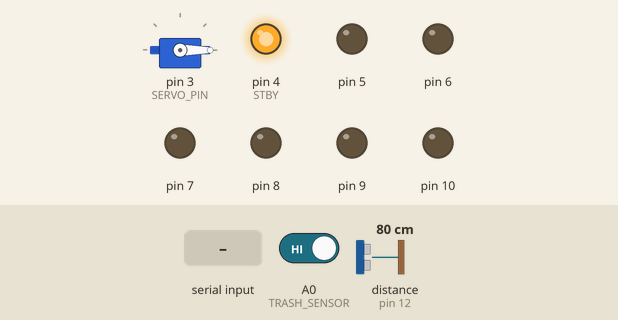
A sketch run on a simulated Arduino Uno, built with avr-gcc and run on an emulated ATmega328P. Parts: servo, output pins drawn as LEDs (lit = HIGH). Wiring (inferred from the names in the program): ultrasonic range finder: trigger pin 11; echo pin 12. Inputs (shaded band) come from the test bench; at power-on: A0 (TRASH_SENSOR) HIGH, distance to the obstacle (sensor on pin 12) 80 cm. The echo pulse lasts 58.3 µs per cm; pins used as bus, display or sensor lines are not drawn; what the sketch prints to the serial monitor is not drawn.

Above: at 1.2 s.
1.3 s: "T90\n" received over Serial
At 2.8 s:
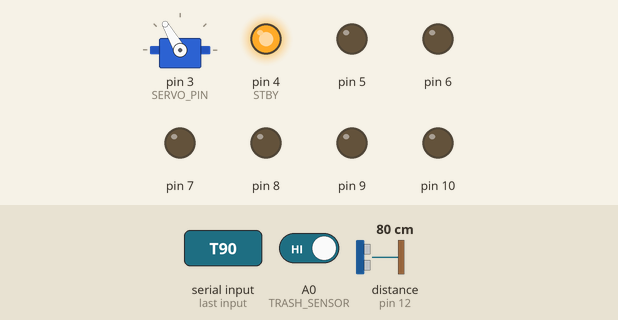
4.3 s: "T 45\n" received over Serial
At 4.77 s:
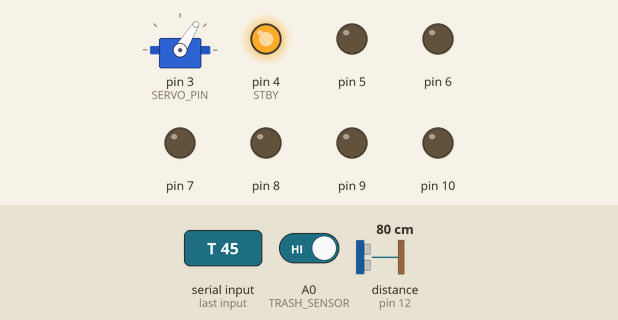
7.3 s: "T\n" received over Serial
At 8.07 s:
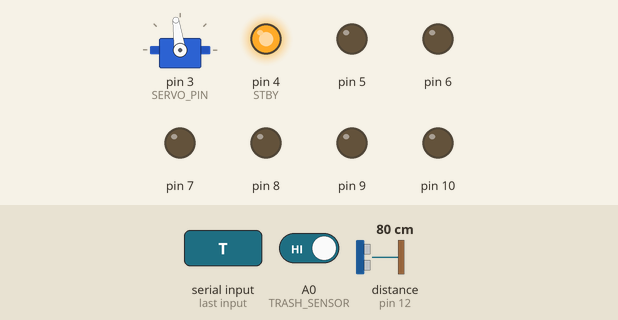
Timing chart, 0 to 11.4 s (numbered marks = the images above; inputs shaded):
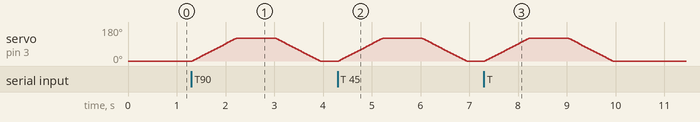

The sketch:

trashbot.ino
```cpp
// TrashBot Arduino firmware: TB6612 motors, HC-SR04 ultrasonic, dump servo,
// and a sensor that detects trash in the compartment.
//
// Serial protocol (115200 baud, newline-terminated), see robot.py:
//   Pi -> Arduino:  "M <left> <right>"  (-255..255)   "S" stop   "T" throw
//   Arduino -> Pi:  "D <cm> L <0|1>"  every 50 ms
//
// Safety: motors stop if no command arrives for 500 ms (e.g. the Pi crashes).

#include <Servo.h>

// ---- TB6612 (motor A = left, motor B = right) ----
const int PWMA = 5, AIN1 = 7, AIN2 = 8;
const int PWMB = 6, BIN1 = 9, BIN2 = 10;  // 9/10 used as digital only (Servo lib takes their PWM)
const int STBY = 4;

// ---- sensors / actuators ----
const int TRIG = 11, ECHO = 12;
const int SERVO_PIN = 3;
const int TRASH_SENSOR = A0;       // IR obstacle sensor aimed into the compartment
const bool TRASH_ACTIVE_LOW = true; // most IR modules pull LOW when they see something

const int SERVO_REST = 0, SERVO_DUMP = 120;
const unsigned long WATCHDOG_MS = 500, REPORT_MS = 50;

// Flip these if a wheel spins the wrong way.
const bool INVERT_LEFT = false, INVERT_RIGHT = false;

Servo dumpServo;
unsigned long lastCommand = 0, lastReport = 0;
String line;

void setMotor(int pwmPin, int in1, int in2, int speed, bool invert) {
  if (invert) speed = -speed;
  speed = constrain(speed, -255, 255);
  digitalWrite(in1, speed > 0);
  digitalWrite(in2, speed < 0);
  analogWrite(pwmPin, abs(speed));
}

void drive(int left, int right) {
  setMotor(PWMA, AIN1, AIN2, left, INVERT_LEFT);
  setMotor(PWMB, BIN1, BIN2, right, INVERT_RIGHT);
}

long readDistanceCm() {
  digitalWrite(TRIG, LOW);
  delayMicroseconds(2);
  digitalWrite(TRIG, HIGH);
  delayMicroseconds(10);
  digitalWrite(TRIG, LOW);
  long us = pulseIn(ECHO, HIGH, 25000);  // ~4 m max; 0 = no echo
  return us / 58;
}

bool trashPresent() {
  bool v = digitalRead(TRASH_SENSOR);
  return TRASH_ACTIVE_LOW ? !v : v;
}

void throwTrash() {
  drive(0, 0);
  for (int a = SERVO_REST; a <= SERVO_DUMP; a += 2) { dumpServo.write(a); delay(15); }
  delay(800);  // let the trash fall out
  for (int a = SERVO_DUMP; a >= SERVO_REST; a -= 2) { dumpServo.write(a); delay(15); }
}

void handle(String cmd) {
  cmd.trim();
  if (cmd.length() == 0) return;
  lastCommand = millis();
  char c = cmd.charAt(0);
  if (c == 'M') {
    int sp = cmd.indexOf(' ', 2);
    if (sp < 0) return;
    drive(cmd.substring(2, sp).toInt(), cmd.substring(sp + 1).toInt());
  } else if (c == 'S') {
    drive(0, 0);
  } else if (c == 'T') {
    throwTrash();
    lastCommand = millis();
  }
}

void setup() {
  Serial.begin(115200);
  int outs[] = {PWMA, AIN1, AIN2, PWMB, BIN1, BIN2, STBY, TRIG};
  for (int p : outs) pinMode(p, OUTPUT);
  pinMode(ECHO, INPUT);
  pinMode(TRASH_SENSOR, INPUT_PULLUP);
  digitalWrite(STBY, HIGH);
  dumpServo.attach(SERVO_PIN);
  dumpServo.write(SERVO_REST);
  drive(0, 0);
}

void loop() {
  while (Serial.available()) {
    char ch = Serial.read();
    if (ch == '\n') { handle(line); line = ""; }
    else if (line.length() < 32) line += ch;
  }

  if (millis() - lastCommand > WATCHDOG_MS) drive(0, 0);

  if (millis() - lastReport > REPORT_MS) {
    lastReport = millis();
    Serial.print("D ");
    Serial.print(readDistanceCm());
    Serial.print(" L ");
    Serial.println(trashPresent() ? 1 : 0);
  }
}
```

Measured:
- after the input at 1.3 s, servo on pin 3 (SERVO_PIN): rises from 0° to 120° in 0.90 s, then falls to 0° in 1.7 s
- after the input at 4.3 s, servo on pin 3 (SERVO_PIN): rises from 0° to 120° in 0.90 s, then falls to 0° in 1.7 s
- after the input at 7.3 s, servo on pin 3 (SERVO_PIN): rises from 0° to 120° in 0.90 s, then falls to 0° in 1.7 s
